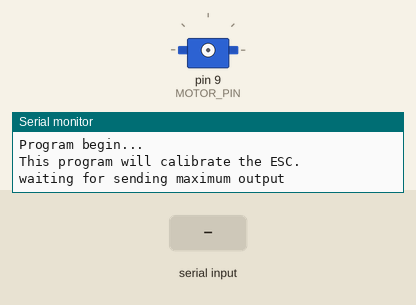
Recording of a sketch running on a simulated Arduino Uno, built with avr-gcc and run on an emulated ATmega328P. On the bench: servo, the last lines printed to the serial monitor. The test bench sets the inputs (shaded band).

Above: at 0.8 s.
0.9 s: "1" received over Serial
At 2.4 s:
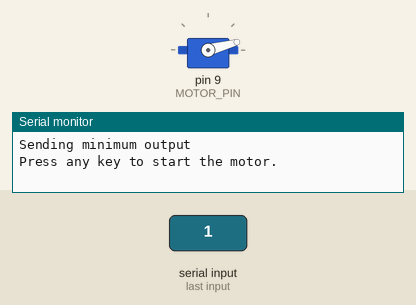
3.4 s: "0" received over Serial
At 3.7 s:
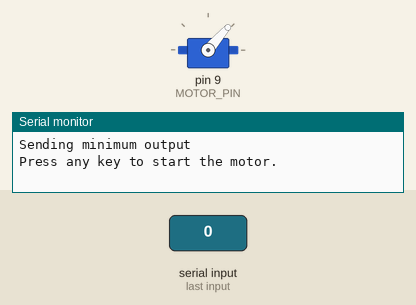
4.9 s: "2" received over Serial
At 6.8 s:
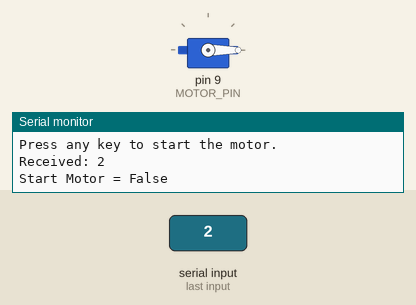
7.4 s: "1" received over Serial
At 8.7 s:
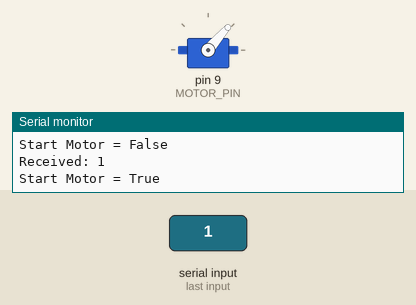
Timing chart, 0 to 10.4 s (numbered marks = the images above; inputs shaded):
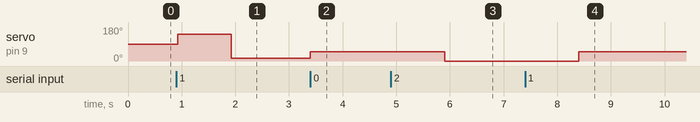

Measured:
- after the input at 0.9 s, servo on pin 9 (MOTOR_PIN): 90° → 141° at once, → 15° 1.0 s later
- after the input at 3.4 s, servo on pin 9 (MOTOR_PIN): 15° → 49° at once
- after the input at 4.9 s, servo on pin 9 (MOTOR_PIN): 49° → 0° after 1.0 s
- after the input at 7.4 s, servo on pin 9 (MOTOR_PIN): 0° → 49° after 1.0 s

The sketch:

arduino-simonK-esc-calibration.ino
```cpp
#include <Servo.h>
#include <string.h>

#define MAX_SIGNAL 2000
#define MIN_SIGNAL 700
#define MOTOR_PIN 9

Servo motor;

int val;
bool startMotor;
String incomingByte;

String startMotorString;

void setup() {

  Serial.begin(9600);
  Serial.println("Program begin...");
  Serial.println("This program will calibrate the ESC.");

  Serial.println("waiting for sending maximum output");
  while (!Serial.available());
  Serial.read();

  motor.attach(MOTOR_PIN);

  Serial.println("Now writing maximum output.");
  Serial.println("Turn on power source, then wait 2 seconds and press any key.");
  motor.writeMicroseconds(MAX_SIGNAL);

  // Wait for input
  delay(1000);

  // Send min output
  Serial.println("Sending minimum output");
  motor.writeMicroseconds(MIN_SIGNAL);
  startMotor = true;
  Serial.println("Press any key to start the motor.");
  while (!Serial.available());
  Serial.read();
}

const char * const boolToString(bool b)
{
  return b ? "true" : "false";
}

void loop() {
  if (Serial.available() > 0) {
    incomingByte = Serial.readString();
    Serial.print("Received: ");
    Serial.println(incomingByte);
    startMotor = !startMotor;
    if(startMotor){
      Serial.println("Start Motor = True");
    }else{
      Serial.println("Start Motor = False");
    }
  }

  if(startMotor){
    val = 1050;
  }else{
    val = 0;
  }

  motor.writeMicroseconds(val);
  delay(500);
}
```
